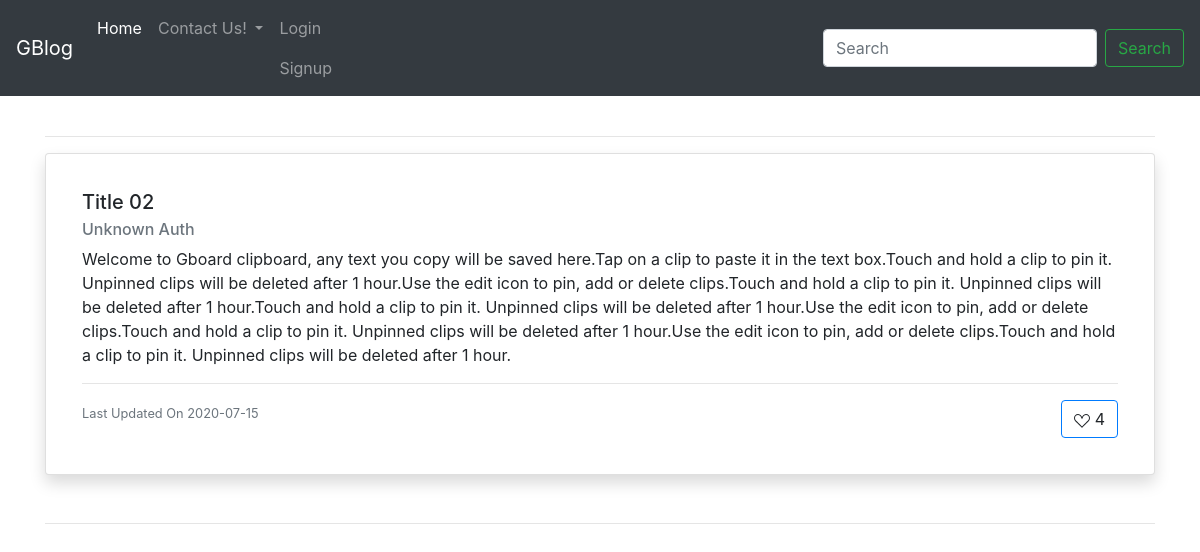
/posts, run on an earlier commit of the app's database.
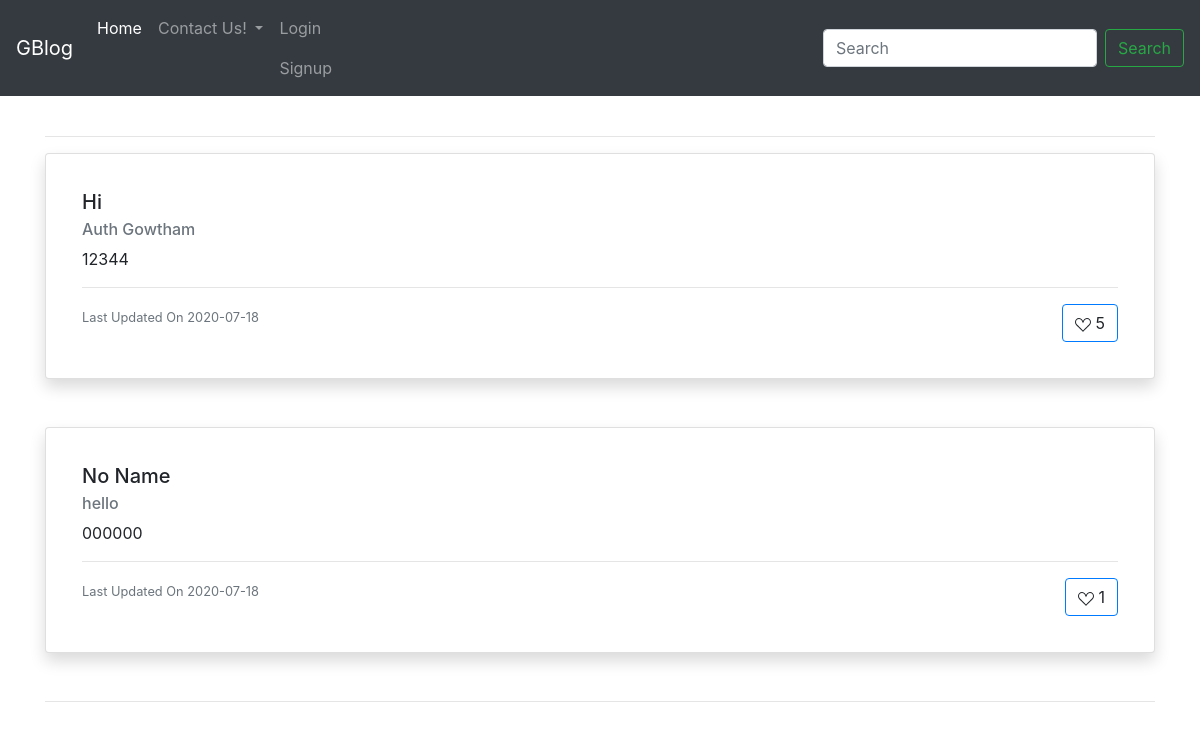
And on a later commit of the database.
### app.py (models this page shows, shortened)
class BlogPost(db.Model):
    id = db.Column(db.Integer, primary_key=True)
    title = db.Column(db.String(100), nullable=False)
    content = db.Column(db.Text, nullable=False)
    author = db.Column(db.String(20), nullable=False, default='N/A')
    date_posted = db.Column(db.Date, nullable=False,
                            default=datetime.now().date())
    likes = db.Column(db.Integer, default=0)

### app.py (the view)
@app.route("/posts", methods=['GET', 'POST'])
def posts():
    if request.method == 'POST':
        post_title = request.form['title']
        post_content = request.form['content']
        post_author = request.form['author']
        new_post = BlogPost(title=post_title, content=post_content,
                            author=post_author, inSearchMode=False)
        db.session.add(new_post)
        db.session.commit()
        return redirect('/posts')
    else:
        all_posts = BlogPost.query.order_by(BlogPost.date_posted).all()
        if isLogged():
            user = "Logged As " + session['user']
        else:
            user = ""
        return render_template('posts.html', posts=all_posts,
                               isAdmin=isAdmin(), isLogged=isLogged(), user=user)

### app.py (called while the page is built)
def isLogged():
    if 'user' in session:
        return True
    else:
        return False

def isAdmin():
    if isLogged():
        if session['user'] == 'admin':
            return True
        else:
            return False
    else:
        return False

### templates/posts.html (shortened to what this page needs)
{% extends "base.html" %}
{% block body %}
<br>
    <hr>
{% for post in posts %}
	  <div class="card shadow p-3 mb-5 bg-white rounded">
    <div class="card-body">
	    <h5 class="card-title">{{post.title}}</h5>
	    <h6 class="card-subtitle mb-2 text-muted">{{post.author}}</h6>
	    <p style="white-space:pre-wrap" class="card-text">{{post.content}}</p>
	    <hr>
	    <p class="card-text"><small class="text-muted"> Last Updated On {{post.date_posted}}</small>
      <span class='float-right'>
<a {% if isLogged %}
	 href='/posts/like/{{post.id}}'>
	{% else %}
 class="btn btn-outline-primary" data-toggle="popover" title="Login To Like" data-content="You Must Login to Like This Post">
{% endif %}
		{% if liked %}
		<svg width="1em" height="1em" viewBox="0 0 16 16" class="bi bi-suit-heart-fill" fill="currentColor" xmlns="http://www.w3.org/2000/svg">
			<path d="M4 1c2.21 0 4 1.755 4 3.92C8 2.755 9.79 1 12 1s4 1.755 4 3.92c0 3.263-3.234 4.414-7.608 9.608a.513.513 0 0 1-.784 0C3.234 9.334 0 8.183 0 4.92 0 2.755 1.79 1 4 1z"/>
		</svg >
		{% else %}
		<svg width="1em" height="1em" viewBox="0 0 16 16" class="bi bi-suit-heart" fill="currentColor" xmlns="http://www.w3.org/2000/svg">
	<path fill-rule="evenodd" d="M8 6.236l.894-1.789c.222-.443.607-1.08 1.152-1.595C10.582 2.345 11.224 2 12 2c1.676 0 3 1.326 3 2.92 0 1.211-.554 2.066-1.868 3.37-.337.334-.721.695-1.146 1.093C10.878 10.423 9.5 11.717 8 13.447c-1.5-1.73-2.878-3.024-3.986-4.064-.425-.398-.81-.76-1.146-1.093C1.554 6.986 1 6.131 1 4.92 1 3.326 2.324 2 4 2c.776 0 1.418.345 1.954.852.545.515.93 1.152 1.152 1.595L8 6.236zm.392 8.292a.513.513 0 0 1-.784 0c-1.601-1.902-3.05-3.262-4.243-4.381C1.3 8.208 0 6.989 0 4.92 0 2.755 1.79 1 4 1c1.6 0 2.719 1.05 3.404 2.008.26.365.458.716.596.992a7.55 7.55 0 0 1 .596-.992C9.281 2.049 10.4 1 12 1c2.21 0 4 1.755 4 3.92 0 2.069-1.3 3.288-3.365 5.227-1.193 1.12-2.642 2.48-4.243 4.38z"/>
	{% endif %}
		</svg>
{{ post.likes }}</a>
      </span>
</p>
    </div>
  </div>
{% endfor %}
<hr>
{% endblock  %}

### templates/base.html (shortened to what this page needs)
<!doctype html>
<html lang="en">
<head>
	<link rel="stylesheet" href="https://stackpath.bootstrapcdn.com/bootstrap/4.5.0/css/bootstrap.min.css">
</head>
<body>
	<nav class="navbar navbar-expand-lg navbar-dark bg-dark">
  <a class="navbar-brand" href="/">GBlog</a>
  <div class="collapse navbar-collapse" id="navbarSupportedContent">
    <ul class="navbar-nav mr-auto">
      <li class="nav-item active">
        <a class="nav-link" href="/">Home <span class="sr-only">(current)</span></a>
      </li>
      <li class="nav-item dropdown">
        <a class="nav-link dropdown-toggle" href="#" id="navbarDropdown" role="button" data-toggle="dropdown" aria-haspopup="true" aria-expanded="false">
          Contact Us!
        </a>
      </li>
      <li class="nav-item">
{% if isLogged %}
<a href='/logout'class="nav-link"><span class='float-left' > {{user}}</span><span class='float-right'>Logout</span>
</a>
{% else %}
<a href='/login' class='nav-link'>Login</a>
<a href='/signup' class='nav-link'>Signup</a>
{% endif %}
      </li>
    </ul>
    <form action='/search' method='POST' class="form-inline my-2 my-lg-0">
      <input class="form-control mr-sm-2" type="search" placeholder="Search" name="search" id="search" aria-label="Search">
      <button class="btn btn-outline-success my-2 my-sm-0" type="submit">Search</button>
    </form>
  </div>
</nav>
	<div class="container">
	{% block body %}
	{% endblock %}
	</div>
</body>
</html>

What changed in the data, as far as the page shows it:
removed BlogPost: title "Title 02", author "Unknown Auth", content "Welcome to Gboard clipboard, any text you copy will be saved here.Tap on a clip to paste it in the text box.Touch and hold a clip to pin it. Unpinned clips will be deleted after 1 hour.Use the edit icon to pin, add or delete clips.Touch and hold a clip to pin it. Unpinned clips will be deleted after 1 hour.Touch and hold a clip to pin it. Unpinned clips will be deleted after 1 hour.Use the edit icon to pin, add or delete clips.Touch and hold a clip to pin it. Unpinned clips will be deleted after 1 hour.Use the edit icon to pin, add or delete clips.Touch and hold a clip to pin it. Unpinned clips will be deleted after 1 hour.", date_posted "2020-07-15", likes "4"
added BlogPost: title "Hi", author "Auth Gowtham", content "12344", date_posted "2020-07-18", likes "5"
added BlogPost: title "No Name", author "hello", content "000000", date_posted "2020-07-18", likes "1"
